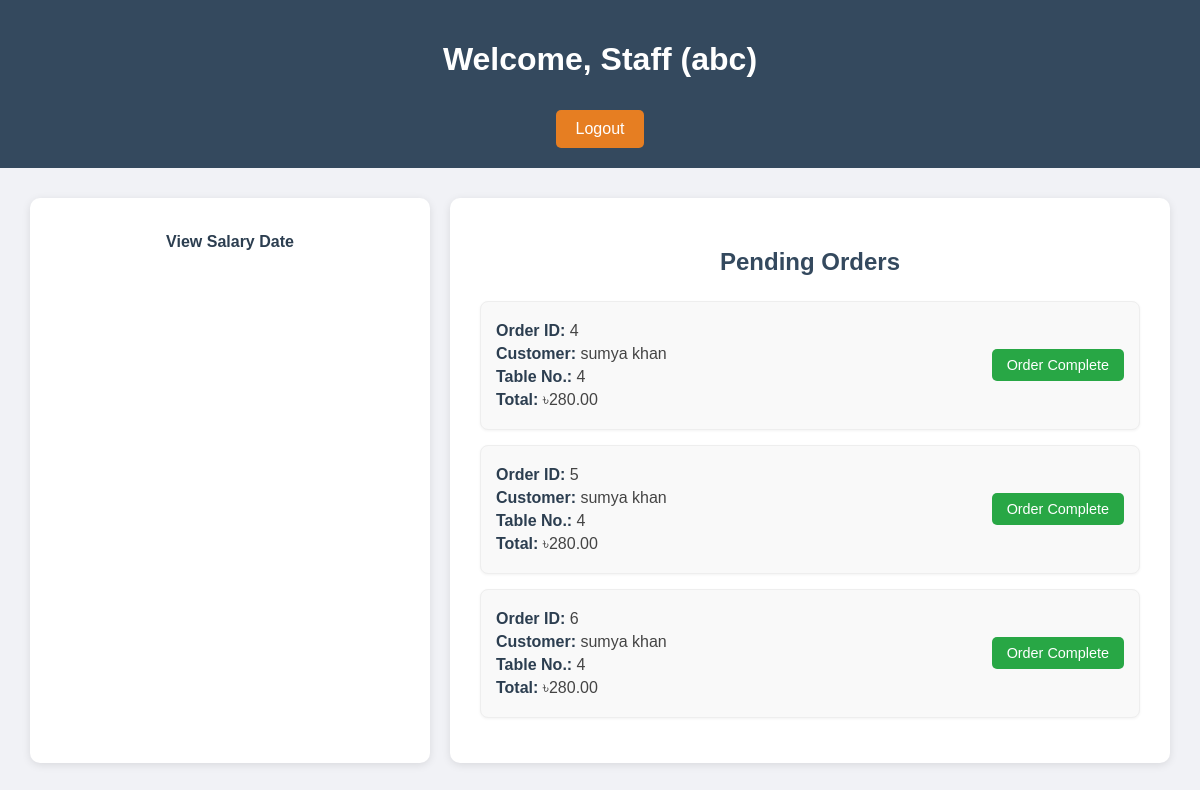
Screenshot of /staff_dashboard.php (signed in) with the database file from the repository.
### tables this page shows
CREATE TABLE `orders` (
  `order_id` int(11) NOT NULL,
  `customer_name` varchar(255) DEFAULT NULL,
  `phone_number` varchar(20) DEFAULT NULL,
  `table_number` int(11) NOT NULL,
  `total_price` decimal(10,2) NOT NULL,
  `payment_method` varchar(50) DEFAULT NULL,
  `status` enum('pending','completed','cancelled') NOT NULL DEFAULT 'pending',
  `order_date` timestamp NOT NULL DEFAULT current_timestamp()
);

### staff_dashboard.php (the view, shortened to what this page needs)
<?php
include 'db.php';
$username = $_SESSION['username'] ?? 'Staff Member';
$pending_orders = [];
try {
    $stmt = $conn->prepare("SELECT order_id AS id, customer_name, table_number, total_price AS total_amount FROM orders WHERE status = 'pending' ORDER BY order_date ASC");
    $stmt->execute();
    $result = $stmt->get_result();
    while ($row = $result->fetch_assoc()) {
        $pending_orders[] = $row;
    }
} catch (Exception $e) {
    error_log("Error fetching pending orders: " . $e->getMessage());
}
?>
<!DOCTYPE html>
<html lang="en">
<head>
</head>
<body>
    <header>
        <h1>Welcome, Staff (<?= htmlspecialchars($username); ?>)</h1>
        <a class="logout-btn" href="logout.php">Logout</a>
    </header>
    <div class="dashboard-content">
        <div class="card">
            <a href="view_salary.php">View Salary Date</a>
        </div>
        <div class="card pending-orders-card">
            <h2>Pending Orders</h2>
            <div id="pending-orders-list">
                <?php if (!empty($pending_orders)): ?>
                    <?php foreach ($pending_orders as $order): ?>
                        <div class="order-item" id="order-<?= htmlspecialchars($order['id']); ?>">
                            <div class="order-details">
                                <p><strong>Order ID:</strong> <?= htmlspecialchars($order['id']); ?></p>
                                <p><strong>Customer:</strong> <?= htmlspecialchars($order['customer_name']); ?></p>
                                <p><strong>Table No.:</strong> <?= htmlspecialchars($order['table_number']); ?></p>
                                <p><strong>Total:</strong> ৳<?= number_format($order['total_amount'], 2); ?></p>
                            </div>
                            <button class="order-complete-btn" data-order-id="<?= htmlspecialchars($order['id']); ?>">Order Complete</button>
                        </div>
                    <?php endforeach; ?>
                <?php else: ?>
                    <p class="no-orders-message">No pending orders at the moment.</p>
                <?php endif; ?>
            </div>
        </div>
    </div>
</body>
</html>

### staff_dashboard.php (style rules this page uses)
body { font-family: Arial, sans-serif; margin: 0; background: #f1f2f6; }
header { background-color: #34495e; color: white; padding: 20px; text-align: center; }
.dashboard-content { display: flex; flex-wrap: wrap; justify-content: center; gap: 20px; padding: 30px; max-width: 1200px; margin: auto; }
.card { background: white; border-radius: 10px; box-shadow: 0 2px 8px rgba(0,0,0,0.1); text-align: center; padding: 25px; transition: 0.3s; flex: 1 1 280px; min-width: 280px; box-sizing: border-box; }
.card a { text-decoration: none; color: #2c3e50; font-weight: bold; display: block; padding: 10px 0; }
.logout-btn { margin-top: 10px; display: inline-block; background: #e67e22; color: white; padding: 10px 20px; text-decoration: none; border-radius: 5px; transition: background 0.3s ease; }
.pending-orders-card { flex: 1 1 600px; max-width: 900px; text-align: left; padding: 30px; }
.pending-orders-card h2 { text-align: center; margin-bottom: 25px; color: #34495e; }
.order-item { background: #f9f9f9; border: 1px solid #eee; border-radius: 8px; padding: 15px; margin-bottom: 15px; display: flex; justify-content: space-between; align-items: center; flex-wrap: wrap; box-shadow: 0 1px 3px rgba(0,0,0,0.05); }
.order-details { flex: 3; min-width: 250px; }
.order-item p { margin: 5px 0; color: #444; }
.order-item p strong { color: #2c3e50; }
.order-complete-btn { background-color: #28a745; color: white; padding: 8px 15px; border: none; border-radius: 5px; cursor: pointer; font-size: 0.9em; transition: background-color 0.3s ease; margin-left: 20px; flex-shrink: 0; }

### rows the page displays
orders: order_id "4", customer_name "sumya khan", table_number "4", total_price "280.00"
orders: order_id "5", customer_name "sumya khan", table_number "4", total_price "280.00"
orders: order_id "6", customer_name "sumya khan", table_number "4", total_price "280.00"

### other values shown
$username "abc"
